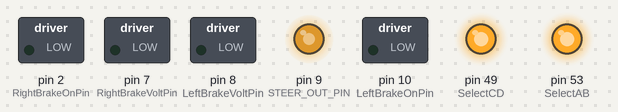
The sketch below on a simulated Arduino Mega 2560, built with avr-gcc and run on an emulated ATmega2560. Shown: switched loads named in the sketch (green lamp = pin HIGH), output pins drawn as LEDs (lit = HIGH). What the sketch prints to the serial monitor is not drawn.

Above: at 0.1 s.
Timing chart, 0 to 1.6 s (numbered marks = the images above):
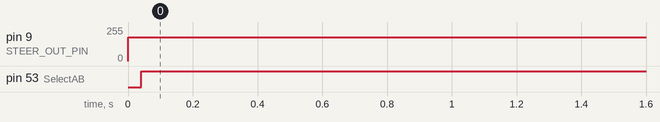

Measured:
- by itself, pin 9 (STEER_OUT_PIN): 178/255 → 179/255 at 0.03 s
- by itself, pin 53 (SelectAB): LOW → HIGH at 0.04 s

The sketch:

MoveActuator.ino
```cpp
/*
 Move Actuator: Reduced version of Elcano_C2_Base for testing actuators

 Elcano Contol Module C2 Basic: Bare bones low level control of vehicle.

 Outputs are
 1) Analog 0-4 V signal for traction motor speed
 2) Four relay signals for brakes.
 3) PWM signal for steering.
  */

// Input/Output (IO) pin names for the MegaShieldDB printed circuit board (PCB)
// #include <IOPCB.h>
/*==========================================================================*/
// @ToDo: Fix this fix. If there are variant systems, they should be selected
// in Settings.h, and then IO.h can be included *after* that, and test the
// selector, or use values defined in Settings.h.
// Temporary fix 10/7/15:   IOPCB.h is here
/*==========================================================================*/
/* IO_PCB.h:  I/O pin assignments for Arduino Mega 2560 on MegaShieldDB
*/

//#include <Settings.h>

// Values (0-255) represent digital values that are PWM signals used by analogWrite.

// MIN and MAX ACC set the minimum signal to get the motor going, and maximum allowable acceleration for the motor
#define MIN_ACC_OUT 50
#define MAX_ACC_OUT 235

// RIGHT, STRAIGHT, and LEFT TURN_OUT set values to be sent to the steer actuator that changes the direction of the front wheels
#define RIGHT_TURN_OUT 229
#define LEFT_TURN_OUT 127
#define STRAIGHT_TURN_OUT 178

// RIGHT, STRAIGHT, and LEFT TURN_MS are pulse widths in msec received from the RC controller
#define RIGHT_TURN_MS 1000
#define LEFT_TURN_MS 2000
#define STRAIGHT_TURN_MS 1500

// Turn sensors are believed if they are in this range while wheels are straight
// These numbers vary considerably, depending on which sensor angle is set to straight.
#define RIGHT_MIN_COUNT 80
#define RIGHT_MAX_COUNT 284
#define LEFT_MIN_COUNT  80
#define LEFT_MAX_COUNT  284

// Trike specific pins/channels
// Output to motor actuator
#define DAC_CHANNEL 0
// Output to steer actuator
#define STEER_OUT_PIN 9
// Output to brake actuator
#define BRAKE_OUT_PIN 6
// DISK_BRAKE is deprecated, use BRAKE_OUT_PIN

// Trike-specific physical parameters
#define WHEEL_DIAMETER_MM 482
// Wheel Circumference
#define WHEEL_CIRCUM_MM (long) (WHEEL_DIAMETER_MM * PI)
//    Turning radius in cm.
#define TURN_RADIUS_CM 209
//    Turning speed in degrees per ms.
#define TURN_SPEED_DPMS 29700
//    Smallest change in turning angle, in millidegrees
#define TURN_RESOLUTION_MDEG 60
//    Maximum turning angle, in degrees
#define TURN_MAX_DEG 30
//  Motor
#define MOTOR_POLE_PAIRS 23
// maximum allowed speed
#define MAX_SPEED_KPH 15

// Use DAC A
#define THROTTLE_CHANNEL 0

// ====== End Settings.h ======================

// Define the tests to do.
#define BRAKE_RAMP
#define STEER_RAMP
#define MOTOR_RAMP
// If operating with the MegaShieldDB, we can use the Digital Analog Converter to move the vehicle
#define DAC

/*
The Mega is designed to be used with a data-logging shield.
The nonMega shield uses A4 and A5 for RTC and D10,11,12,and 13 for MOSI data logging.
*/

// @ToDo: There are declarations here that are per-trike, and some that are common.
// Parameters have been added to Settings.h for the per-trike values.
// Should the common parameters also be defined in Settings.h?

// DIGITAL I/O ----------------------------------------------

// D0-7 Connector -------------------------------
// On the Mega, any of D0 to D13 can be PWM.
/* D0 is (Rx0) Read Serial Data. */
const int Rx0 = 0;      // external input
/* [out] Digital Signal 1: (Tx0). Transmit Serial Data.  */
const int Tx0 = 1;      // external output

// This is the 5V supply produced by the E-bike controller.
//  If it goes away, 36V power has been turned off (presumably by the rider's key switch).
//const int EStop =   2;         // external input
const int WheelClick = 2;      //  was 3; interrupt; Reed switch generates one pulse per rotation.

// D8-13 Connector ----------------------
// The shield does not provide a socket for D8-13
// D8 is spare on X4-2;  D9 is spare on X5-2.
// Signals D10-13 are not brought out on connectors, and may be used by a shield.
const int SDchipSelect = 10;  // for some shields
const int LED = 13;

// D14 - 21 Connector -------------------------------------
const int RxD2 = 14;      // reserved external input on X2-19
// Message in Gamebots format giving wheel spin rate and steering angle.
const int TxD2 = 15;      // Cruise Drive Command
const int RxD3 = 16;      // available on X2-22
const int TxD3 = 17;      // available on X2-20
/*
The Stop signal is a momentary button push from either the console or remote.
A rising edge produces an interrupt.
The Cruise button works the same way.
The ~Estop signal is the 5V supply produced by the motor controller.
This supply goes away when either the key switch is turned off or RC4 is pressed.
Lack of 5V from the motor controller is an emergency stop.
Interrupts are on 2,3,18,19,20 and 21.
*/
const int SelectCD     = 49;  // Select IC 3 DAC (channels C and D)
const int ThrottleMISO = 50;
const int ThrottleMOSI = 51;
const int ThrottleSCK  = 52;
const int SelectAB     = 53;  // Select IC 2 DAC (channels A and B)

/*==========================================================================*/
// End of IOPCB.h
/*==========================================================================*/

// When setting up the project, select
//   Sketch  |  Import Library ... |  SPI
// include the Serial Periferal Interface (SPI) library:
#include <SPI.h>
// The MegaShieldDB has a four channel Digital to Analog Converter (DAC).
// Basic Arduino cannot write a true analog signal, but only PWM.
// Many servos take PWM.
// An electric bicycle (E-bike) throttle expects an analog signal.
// We have found that feeding a pwm signal to an e-bike controller makes the motor chug at low speed.

#ifndef TRUE
#define TRUE 1
#define FALSE 0
#endif


// Values to send over DAC
const int FullThrottle =  MAX_ACC_OUT;   // 3.63 V
const int MinimumThrottle = MIN_ACC_OUT;  // Throttle has no effect until 1.2 V
// Values to send on PWM to get response of actuators
// Steering
const int HardLeft = LEFT_TURN_OUT;
const int Straight = STRAIGHT_TURN_OUT;
const int HardRight = RIGHT_TURN_OUT;

// set the initial positions
int ThrottlePosition = MinimumThrottle;
int SteerPosition = Straight;

int SteerIncrement = 1;
int ThrottleIncrement = 1;


/*  Elcano #1 Servo range is 100 mm for steering.

    Elcano servo has a hardware controller that moves to a
    particular position based on an input PWM signal from Arduino.
    The Arduino PWM signal is a square wave at a base frequency of 490 Hz or 2.04 ms.
    PWM changes the duty cycle to encode
    0 is always off; 255 always on. One step is 7.92 us.

    Elcano servo is fully retracted on a pulse width of 2 ms;
    fully extended at 1 ms and centered at 1.5 ms.
    There is a deadband of 8 us.
    At 12v, servo operating speed is 56mm/s with no load or
    35 mm/s at maximum load.

    Output from hardware servo controller to either servo has five wires, with observed bahavior of:
    White: 0V
    Yellow: 5V
    Blue: 0-5V depending on position of servo.
    Black: 12V while servo extends; 0V at rest or retracting.
    Red:   12V while retracting; 0V at rest or extending.
    The reading on the Blue line has hysteresis when Elcano sends a PWM signal;
    there appear to be different (PWM, position) pairs when retracting or extending.
    Motor speed is probably controlled by the current on the red or black line.
*/
/*---------------------------------------------------------------------------------------*/

/* Solenoid controlled Brakes.
 *
 *  Solenoid (Johnson Electic model 150 174432-024)
 *  can be kept at lower voltage (12V) indefinitely.
 *  It has a holding force of 14.5 lb.
 *  At the higher voltage, data sheet expects it to be high (24V) for
 *  25% of the time and low for 75%. However, it can stay high for 100 sec.
 *  The solenoid typically reacts in less than a second.
 *  For 0.25 inch throw and 24V it can pull 7 lb.
 *  We are using the part with 0.3 inch throw, 12V in low state and 36V in high
 *  state, but keeping voltage high for only a second or two.
 *  This appears to be within the part's capabilities.
 *
 *  The solenoid brake on Elcano replaces the earlier linear actuator.
 *  Solenoid advantages:
 *      Faster: Typically 0.2 seconds vs 2 in/sec for no load.
 *      Slightly Lighter: 482 grams each vs. 1.16 kg
 *      Available; Linear actuator is no longer available for 2 or 4 inch throw.
 *      Less expensive: 2 * $70 vs. $250
 *      More durable; 5 of the linear actutors have failed.
 *  Linear actuator advantages:
 *      Single unit can pull both brakes (25 lb. thrust); solenoid requires a unit for each brake.
 *      No restriction on throw length; solenoid will not work with > 0.3 inch throw.
 *      Maintains last position without power.
 *      Do not need to worry about heat dissipation.
 *
 *  The linear actuator was controlled by pulse width on one digital line.
 *  The solenoids are controlled by relays on two digital lines.
 *
 *    Tyler Folsom   April 2018
 *
     *  Expected behavior
     *  When Green LED is on, NO is connected to COM; NC is not
     *  Writing HIGH to a relay will turn LED on, and connect NO to COM
     *  When green LED is off, NC is connected to COM; NO is not.
     *  Writing LOW to a relay will turn LED off, and connect NC to COM.
     *  You shoud hear a click when the relay operates.
     *  If there is a change in LED, but no click, the relay does not have enough power.
     */

class Brakes
{
 public:
  Brakes();
  void Stop();
  void Release();
  void Check();
 private:
  enum brake_state {BR_OFF, BR_HI_VOLTS, BR_LO_VOLTS} state;
  unsigned long clock_hi_ms;
  const int LeftBrakeOnPin = 10;
  const int RightBrakeOnPin = 2;
  const int LeftBrakeVoltPin = 8;
  const int RightBrakeVoltPin = 7;
  const unsigned long MaxHi_ms = 800;
 } ;

// For normal operation
const long int loop_time_ms = 100;  // Limits time in the loop.

 Brakes brake = Brakes();


/*---------------------------------------------------------------------------------------*/
void setup()
{
    //Set up pin modes and interrupts, call serial.begin and call initialize.
    Serial.begin(9600);

    // SPI: set the slaveSelectPin as an output:
    pinMode (SelectAB, OUTPUT);
    pinMode (SelectCD, OUTPUT);
    pinMode (10, OUTPUT);
    SPI.setDataMode( SPI_MODE0);
    SPI.setBitOrder( MSBFIRST);
    // initialize SPI:
    // The following line should not be neccessary. It uses a system library.
//    PRR0 &= ~4;  // turn off PRR0.PRSPI bit so power isn't off
    SPI.begin();
    for (int channel = 0; channel < 4; channel++)
        DAC_Write (channel, 0);   // reset did not clear previous states

    pinMode(STEER_OUT_PIN, OUTPUT);

    brake.Release();   // release brake
    moveSteer(SteerPosition);
    moveVehicle(MinimumThrottle);
    Serial.println("Initialized");
    Serial.print("Left\t");
    Serial.print("Right\t");
    Serial.println("Time");
}
/*---------------------------------------------------------------------------------------*/
void loop()
{
  static int BrakeStep;
  // Apply actuators no faster than MinTimeStep_msec
  const unsigned long MinTimeStep_msec = 100;
  unsigned long delay_ms = 0;
  unsigned long timeStart_ms = millis();
// Put no new code before here

  // apply throttle
#ifdef MOTOR_RAMP
    ThrottlePosition += ThrottleIncrement;
    if (ThrottlePosition > FullThrottle || ThrottlePosition < MinimumThrottle)
        ThrottleIncrement = -ThrottleIncrement;
    moveVehicle(ThrottlePosition);
#endif  // MOTOR_RAMP

  // apply brakes
#ifdef BRAKE_RAMP
 if (BrakeStep == 1)
   brake.Stop();
 if (BrakeStep == 40)
   brake.Release();
 brake.Check();
 if (++BrakeStep > 80)
    BrakeStep = 0;

#endif  // BRAKE_RAMP

 // apply steering
#ifdef STEER_RAMP
    SteerPosition += SteerIncrement;
    if (SteerPosition > HardRight || SteerPosition < HardLeft)
        SteerIncrement = -SteerIncrement;
    moveSteer(SteerPosition);
#endif  // Steer_RAMP
  outputToSerial();

// Put no new code after here.
  delay_ms = millis() - (timeStart_ms + MinTimeStep_msec);
  if (delay_ms > 0) delay(delay_ms);
}
/*---------------------------------------------------------------------------------------*/
void moveSteer(int i)
{
     Serial.print ("Steer "); Serial.print(i);
     Serial.print (" on ");   Serial.println (STEER_OUT_PIN);
     analogWrite(STEER_OUT_PIN, i);
}
/*---------------------------------------------------------------------------------------*/
void outputToSerial()
{
#ifdef MOTOR_RAMP
  //put output data for motor here
#endif  // MOTOR_RAMP

#ifdef BRAKE_RAMP
  //put output data for brake here
#endif  // BRAKE_RAMP

#ifdef STEER_RAMP
     int left = analogRead(A2);               //Steer
     int right = analogRead(A3);
     Serial.print(left);   Serial.print("\t"); //Left turn sensor
     Serial.print(right);  Serial.print("\t"); //Right turn sensor
#endif //STEER_RAMP
  Serial.println(micros()); //Current time and end line
}
/*---------------------------------------------------------------------------------------*/
void moveVehicle(int counts)
{
    /* Observed behavior on ElCano #1 E-bike no load (May 10, 2013, TCF)
      0.831 V at rest       52 counts
      1.20 V: nothing       75
      1.27 V: just starting 79
      1.40 V: slow, steady  87
      1.50 V: brisker       94
      3.63 V: max          227 counts
      255 counts = 4.08 V
      */
     Serial.print ("Motor "); Serial.print(counts);
     Serial.print (" on ");   Serial.println (THROTTLE_CHANNEL);
#ifdef DAC
   DAC_Write(THROTTLE_CHANNEL, counts);
#endif
}
/*---------------------------------------------------------------------------------------*/
/* DAC_Write applies value to address, producing an analog voltage.
// address: 0 for chan A; 1 for chan B; 2 for chan C; 3 for chan D
// value: digital value converted to analog voltage
// Output goes to mcp 4802 Digital-Analog Converter Chip via SPI
// There is no input back from the chip.
*/
void DAC_Write(int address, int value)

/*
REGISTER 5-3: WRITE COMMAND REGISTER FOR MCP4802 (8-BIT DAC)
A/B  —  GA  SHDN  D7 D6 D5 D4 D3 D2 D1 D0 x x x x
bit 15                                       bit 0

bit 15   A/B: DACA or DACB Selection bit
         1 = Write to DACB
         0 = Write to DACA
bit 14   — Don’t Care
bit 13   GA: Output Gain Selection bit
         1 = 1x (VOUT = VREF * D/4096)
         0 = 2x (VOUT = 2 * VREF * D/4096), where internal VREF = 2.048V.
bit 12   SHDN: Output Shutdown Control bit
         1 = Active mode operation. VOUT is available.
         0 = Shutdown the selected DAC channel. Analog output is not available at the channel that was shut down.
         VOUT pin is connected to 500 k (typical)
bit 11-0 D11:D0: DAC Input Data bits. Bit x is ignored.

With 4.95 V on Vcc, observed output for 255 is 4.08V.
This is as documented; with gain of 2, maximum output is 2 * Vref
*/

{
  int byte1 = ((value & 0xF0)>>4) | 0x10; // acitve mode, bits D7-D4
  int byte2 = (value & 0x0F)<<4;           // D3-D0
  if (address < 2)
  {
      // take the SS pin low to select the chip:
      digitalWrite(SelectAB,LOW);
      if (address >= 0)
      {
        if (address == 1)
          byte1 |= 0x80;  // second channnel
        SPI.transfer(byte1);
        SPI.transfer(byte2);
       }
      // take the SS pin high to de-select the chip:
      digitalWrite(SelectAB,HIGH);
  }
  else
  {
      // take the SS pin low to select the chip:
      digitalWrite(SelectCD,LOW);
      if (address <= 3)
      {
        if (address == 3)
          byte1 |= 0x80;  // second channnel
        SPI.transfer(byte1);
        SPI.transfer(byte2);
      }
       // take the SS pin high to de-select the chip:
      digitalWrite(SelectCD,HIGH);
  }
}

Brakes::Brakes()
{
  pinMode( LeftBrakeOnPin, OUTPUT);
  pinMode( RightBrakeOnPin, OUTPUT);
  pinMode( LeftBrakeVoltPin, OUTPUT);
  pinMode( RightBrakeVoltPin, OUTPUT);
  clock_hi_ms = millis();
  state = BR_OFF;
}
void Brakes::Release()
{
  /*  Expected behavior:
   * LEDs go off for relays 2 and 3;
   * Relay 2 has NO (connected to solenoids) open, and there is no power to solenoids.
   * Relay 3 connects COM (other end of solenoid) to NO (12V)
   */
  digitalWrite(LeftBrakeOnPin, LOW);
  digitalWrite(LeftBrakeVoltPin, LOW);
  digitalWrite(RightBrakeOnPin, LOW);
  digitalWrite(RightBrakeVoltPin, LOW);
  state = BR_OFF;
}
void Brakes::Stop()
{
  /*  Expected behavior:
   *  Both LEDs come on for Relays 2 and 3
   *  Relay 2 connects NO (solenoids) to COM (ground)
   *  Relay 3 connects COM (other end of solenoids) to NC (36V)
   */
  digitalWrite(LeftBrakeVoltPin, HIGH);  // Need the higher voltage to activate the solenoid.
  digitalWrite(RightBrakeVoltPin, HIGH);
  if (state != BR_HI_VOLTS)
  {
    clock_hi_ms = millis();  // keep track of when the higher voltage was applied.
  }
  digitalWrite(LeftBrakeOnPin, HIGH); // Activate solenoid to apply brakes.
  digitalWrite(RightBrakeOnPin, HIGH);
  state = BR_HI_VOLTS;
}
void Brakes::Check()
{
  /* Expected behavior
   *  If 36V has been on too long, relay 3 changes LED on to off, switching from 24 to 12V
   *  If the switch is high, brakes will be released, with both LEDs off.
   */

  unsigned long tick = millis();
  if (state == BR_HI_VOLTS && tick - clock_hi_ms > MaxHi_ms)
  {  // Have reached maximum time to keep voltage high
    digitalWrite(LeftBrakeVoltPin, LOW); // Set to lower voltage, which will keep brakes applied
    digitalWrite(RightBrakeVoltPin, LOW);
    state = BR_LO_VOLTS;
  }
}
```
